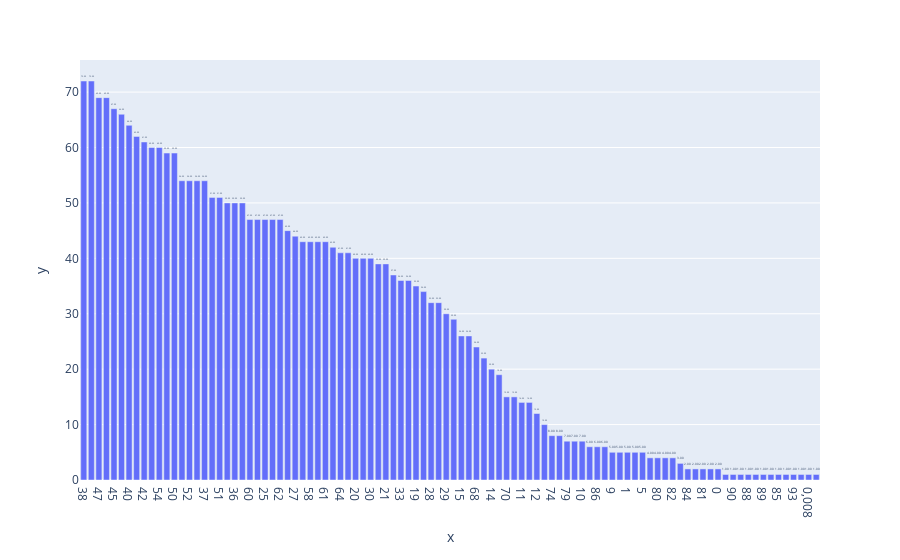

Notebook source saved alongside this figure:
### Code cell
# 7. análise da coluna 'IDADE'
counts = df_febre_amarela['IDADE'].value_counts()

# criação do histograma das faixas de Idades
grafico = px.bar(x=counts.index, y=counts.values, text=counts.values)
grafico.update_traces(texttemplate='%{text:.2f}', textposition='outside')
grafico.show()

### Figure 1 — Plotly figure (JSON) as saved in the notebook; plotly's stock layout.template omitted (floating-point values rounded to 4 significant figures)
{"data": [{"alignmentgroup": "True", "hovertemplate": "x=%{x}<br>y=%{y}<br>text=%{text}<extra></extra>", "legendgroup": "", "marker": {"color": "#636efa", "pattern": {"shape": ""}}, "name": "", "offsetgroup": "", "orientation": "v", "showlegend": false, "text": [72, 72, 69, 69, 67, 66, 64, 62, 61, 60, 60, 59, 59, 54, 54, 54, 54, 51, 51, 50, 50, 50, 47, 47, 47, 47, 47, 45, 44, 43, 43, 43, 43, 42, 41, 41, 40, 40, 40, 39, 39, 37, 36, 36, 35, 34, 32, 32, 30, 29, 26, 26, 24, 22, 20, 19, 15, 15, 14, 14, 12, 10, 8, 8, 7, 7, 7, 6, 6, 6, 5, 5, 5, 5, 5, 4, 4, 4, 4, 3, 2, 2, 2, 2, 2, 1, 1, 1, 1, 1, 1, 1, 1, 1, 1, 1, 1, 1], "textposition": "outside", "texttemplate": "%{text:.2f}", "type": "bar", "x": ["38", "41", "47", "46", "45", "44", "40", "48", "42", "49", "54", "43", "50", "35", "52", "55", "37", "56", "51", "39", "36", "53", "60", "59", "25", "63", "62", "32", "27", "34", "58", "31", "61", "57", "64", "22", "20", "26", "30", "23", "21", "24", "33", "65", "19", "17", "28", "16", "29", "18", "15", "67", "68", "69", "14", "66", "70", "71", "11", "72", "12", "73", "74", "75", "79", "13", "10", "76", "86", "7", "9", "4", "1", "6", "5", "77", "80", "3", "82", "8", "84", "78", "81", "2", "0", "92", "90", "0,016666667", "88", "0,5", "89", "0,001598174", "85", "0,9", "93", "0,02", "0,008", "87"], "xaxis": "x", "y": [72, 72, 69, 69, 67, 66, 64, 62, 61, 60, 60, 59, 59, 54, 54, 54, 54, 51, 51, 50, 50, 50, 47, 47, 47, 47, 47, 45, 44, 43, 43, 43, 43, 42, 41, 41, 40, 40, 40, 39, 39, 37, 36, 36, 35, 34, 32, 32, 30, 29, 26, 26, 24, 22, 20, 19, 15, 15, 14, 14, 12, 10, 8, 8, 7, 7, 7, 6, 6, 6, 5, 5, 5, 5, 5, 4, 4, 4, 4, 3, 2, 2, 2, 2, 2, 1, 1, 1, 1, 1, 1, 1, 1, 1, 1, 1, 1, 1], "yaxis": "y"}], "layout": {"barmode": "relative", "legend": {"tracegroupgap": 0}, "margin": {"t": 60}, "xaxis": {"anchor": "y", "domain": [0, 1], "title": {"text": "x"}}, "yaxis": {"anchor": "x", "domain": [0, 1], "title": {"text": "y"}}}}
